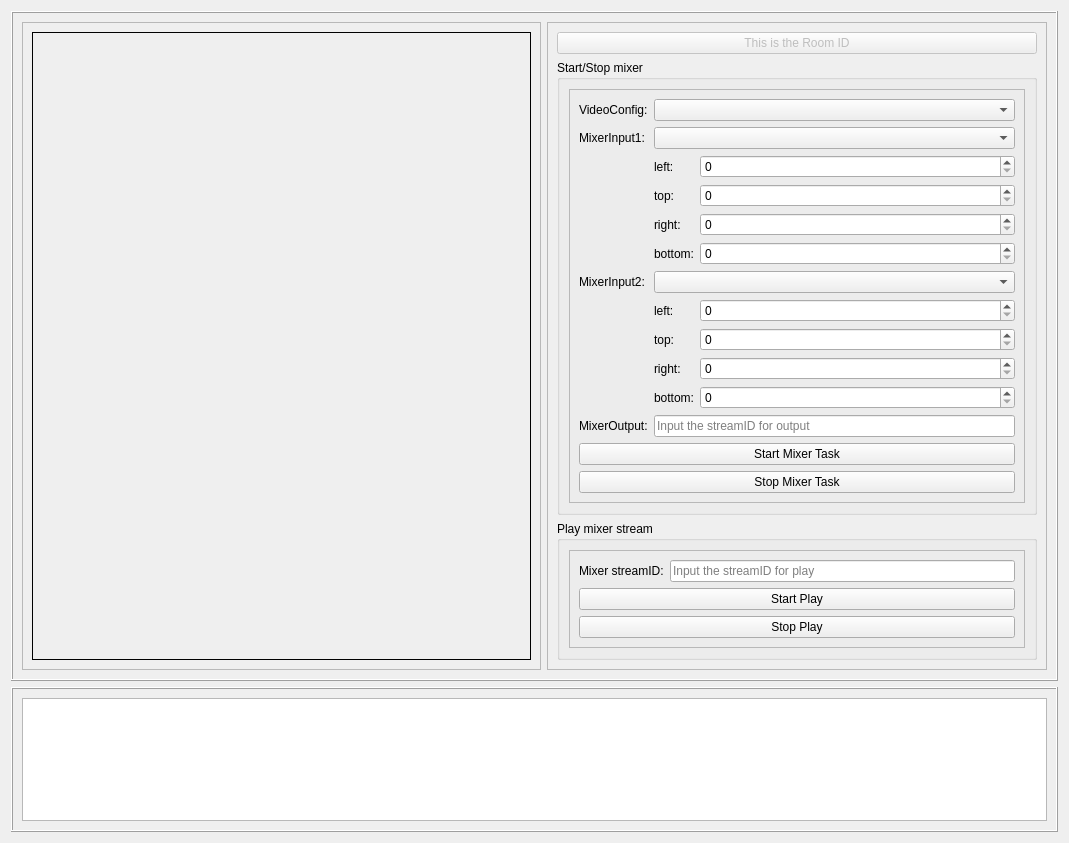
<?xml version="1.0" encoding="UTF-8"?>
<ui version="4.0">
 <class>ZegoMixerDemo</class>
 <widget class="QWidget" name="ZegoMixerDemo">
  <property name="geometry">
   <rect>
    <x>0</x>
    <y>0</y>
    <width>1069</width>
    <height>843</height>
   </rect>
  </property>
  <property name="windowTitle">
   <string>Form</string>
  </property>
  <layout class="QVBoxLayout" name="verticalLayout_3" stretch="3,1">
   <item>
    <widget class="QFrame" name="frame">
     <property name="frameShape">
      <enum>QFrame::Box</enum>
     </property>
     <property name="frameShadow">
      <enum>QFrame::Raised</enum>
     </property>
     <layout class="QHBoxLayout" name="horizontalLayout" stretch="0,1">
      <item>
       <widget class="QFrame" name="frame_6">
        <property name="frameShape">
         <enum>QFrame::StyledPanel</enum>
        </property>
        <property name="frameShadow">
         <enum>QFrame::Raised</enum>
        </property>
        <layout class="QVBoxLayout" name="verticalLayout_6">
         <item>
          <widget class="QFrame" name="frame_mixer_video">
           <property name="sizePolicy">
            <sizepolicy hsizetype="Preferred" vsizetype="Expanding">
             <horstretch>0</horstretch>
             <verstretch>0</verstretch>
            </sizepolicy>
           </property>
           <property name="frameShape">
            <enum>QFrame::Box</enum>
           </property>
          </widget>
         </item>
        </layout>
       </widget>
      </item>
      <item>
       <widget class="QFrame" name="frame_2">
        <property name="maximumSize">
         <size>
          <width>500</width>
          <height>16777215</height>
         </size>
        </property>
        <property name="frameShape">
         <enum>QFrame::StyledPanel</enum>
        </property>
        <property name="frameShadow">
         <enum>QFrame::Raised</enum>
        </property>
        <layout class="QVBoxLayout" name="verticalLayout" stretch="0,0,0,1">
         <item>
          <widget class="QPushButton" name="pushButton_mixer_title">
           <property name="enabled">
            <bool>false</bool>
           </property>
           <property name="text">
            <string>This is the Room ID</string>
           </property>
          </widget>
         </item>
         <item>
          <widget class="QGroupBox" name="groupBox">
           <property name="title">
            <string>Start/Stop mixer</string>
           </property>
           <layout class="QHBoxLayout" name="horizontalLayout_2">
            <item>
             <widget class="QFrame" name="frame_3">
              <property name="frameShape">
               <enum>QFrame::StyledPanel</enum>
              </property>
              <property name="frameShadow">
               <enum>QFrame::Raised</enum>
              </property>
              <layout class="QFormLayout" name="formLayout_3">
               <item row="1" column="0">
                <widget class="QLabel" name="label_4">
                 <property name="text">
                  <string>MixerInput1:</string>
                 </property>
                </widget>
               </item>
               <item row="1" column="1">
                <widget class="QComboBox" name="comboBox_input_streamID1"/>
               </item>
               <item row="2" column="1">
                <layout class="QFormLayout" name="formLayout">
                 <item row="0" column="0">
                  <widget class="QLabel" name="label">
                   <property name="text">
                    <string>left:</string>
                   </property>
                  </widget>
                 </item>
                 <item row="0" column="1">
                  <widget class="QSpinBox" name="spinBox_input_left1">
                   <property name="maximum">
                    <number>10000</number>
                   </property>
                  </widget>
                 </item>
                 <item row="1" column="0">
                  <widget class="QLabel" name="label_2">
                   <property name="text">
                    <string>top:</string>
                   </property>
                  </widget>
                 </item>
                 <item row="1" column="1">
                  <widget class="QSpinBox" name="spinBox_input_top1">
                   <property name="maximum">
                    <number>10000</number>
                   </property>
                  </widget>
                 </item>
                 <item row="2" column="0">
                  <widget class="QLabel" name="label_3">
                   <property name="text">
                    <string>right:</string>
                   </property>
                  </widget>
                 </item>
                 <item row="2" column="1">
                  <widget class="QSpinBox" name="spinBox_input_right1">
                   <property name="maximum">
                    <number>10000</number>
                   </property>
                  </widget>
                 </item>
                 <item row="3" column="0">
                  <widget class="QLabel" name="label_6">
                   <property name="text">
                    <string>bottom:</string>
                   </property>
                  </widget>
                 </item>
                 <item row="3" column="1">
                  <widget class="QSpinBox" name="spinBox_input_bottom1">
                   <property name="maximum">
                    <number>10000</number>
                   </property>
                  </widget>
                 </item>
                </layout>
               </item>
               <item row="3" column="0">
                <widget class="QLabel" name="label_11">
                 <property name="text">
                  <string>MixerInput2:</string>
                 </property>
                </widget>
               </item>
               <item row="3" column="1">
                <widget class="QComboBox" name="comboBox_input_streamID2"/>
               </item>
               <item row="6" column="1">
                <layout class="QFormLayout" name="formLayout_2">
                 <item row="0" column="0">
                  <widget class="QLabel" name="label_5">
                   <property name="text">
                    <string>left:</string>
                   </property>
                  </widget>
                 </item>
                 <item row="0" column="1">
                  <widget class="QSpinBox" name="spinBox_input_left2">
                   <property name="maximum">
                    <number>10000</number>
                   </property>
                  </widget>
                 </item>
                 <item row="1" column="0">
                  <widget class="QLabel" name="label_7">
                   <property name="text">
                    <string>top:</string>
                   </property>
                  </widget>
                 </item>
                 <item row="1" column="1">
                  <widget class="QSpinBox" name="spinBox_input_top2">
                   <property name="maximum">
                    <number>10000</number>
                   </property>
                  </widget>
                 </item>
                 <item row="2" column="0">
                  <widget class="QLabel" name="label_8">
                   <property name="text">
                    <string>right:</string>
                   </property>
                  </widget>
                 </item>
                 <item row="2" column="1">
                  <widget class="QSpinBox" name="spinBox_input_right2">
                   <property name="maximum">
                    <number>10000</number>
                   </property>
                  </widget>
                 </item>
                 <item row="3" column="0">
                  <widget class="QLabel" name="label_9">
                   <property name="text">
                    <string>bottom:</string>
                   </property>
                  </widget>
                 </item>
                 <item row="3" column="1">
                  <widget class="QSpinBox" name="spinBox_input_bottom2">
                   <property name="maximum">
                    <number>10000</number>
                   </property>
                  </widget>
                 </item>
                </layout>
               </item>
               <item row="9" column="0">
                <widget class="QLabel" name="label_10">
                 <property name="text">
                  <string>MixerOutput:</string>
                 </property>
                </widget>
               </item>
               <item row="9" column="1">
                <layout class="QHBoxLayout" name="horizontalLayout_4">
                 <item>
                  <widget class="QLineEdit" name="lineEdit_output_streamID">
                   <property name="placeholderText">
                    <string>Input the streamID for output</string>
                   </property>
                  </widget>
                 </item>
                </layout>
               </item>
               <item row="10" column="0" colspan="2">
                <widget class="QPushButton" name="pushButton_start_mixer_task">
                 <property name="text">
                  <string>Start Mixer Task</string>
                 </property>
                </widget>
               </item>
               <item row="11" column="0" colspan="2">
                <widget class="QPushButton" name="pushButton_stop_mixer_task">
                 <property name="text">
                  <string>Stop Mixer Task</string>
                 </property>
                </widget>
               </item>
               <item row="0" column="0">
                <widget class="QLabel" name="label_13">
                 <property name="text">
                  <string>VideoConfig:</string>
                 </property>
                </widget>
               </item>
               <item row="0" column="1">
                <widget class="QComboBox" name="comboBox_mixerVideoConfig"/>
               </item>
              </layout>
             </widget>
            </item>
           </layout>
          </widget>
         </item>
         <item>
          <widget class="QGroupBox" name="groupBox_2">
           <property name="title">
            <string>Play mixer stream</string>
           </property>
           <layout class="QHBoxLayout" name="horizontalLayout_3">
            <item>
             <widget class="QFrame" name="frame_4">
              <property name="frameShape">
               <enum>QFrame::StyledPanel</enum>
              </property>
              <property name="frameShadow">
               <enum>QFrame::Raised</enum>
              </property>
              <layout class="QFormLayout" name="formLayout_4">
               <item row="1" column="0">
                <widget class="QLabel" name="label_12">
                 <property name="text">
                  <string>Mixer streamID:</string>
                 </property>
                </widget>
               </item>
               <item row="1" column="1">
                <widget class="QLineEdit" name="lineEdit_streamID_to_play">
                 <property name="placeholderText">
                  <string>Input the streamID for play</string>
                 </property>
                </widget>
               </item>
               <item row="3" column="0" colspan="2">
                <widget class="QPushButton" name="pushButton_stop_play">
                 <property name="text">
                  <string>Stop Play</string>
                 </property>
                </widget>
               </item>
               <item row="2" column="0" colspan="2">
                <widget class="QPushButton" name="pushButton_start_play">
                 <property name="text">
                  <string>Start Play</string>
                 </property>
                </widget>
               </item>
              </layout>
             </widget>
            </item>
           </layout>
          </widget>
         </item>
         <item>
          <spacer name="verticalSpacer">
           <property name="orientation">
            <enum>Qt::Vertical</enum>
           </property>
           <property name="sizeHint" stdset="0">
            <size>
             <width>20</width>
             <height>40</height>
            </size>
           </property>
          </spacer>
         </item>
        </layout>
       </widget>
      </item>
     </layout>
    </widget>
   </item>
   <item>
    <widget class="QFrame" name="frame_5">
     <property name="sizePolicy">
      <sizepolicy hsizetype="Preferred" vsizetype="Preferred">
       <horstretch>0</horstretch>
       <verstretch>0</verstretch>
      </sizepolicy>
     </property>
     <property name="minimumSize">
      <size>
       <width>300</width>
       <height>0</height>
      </size>
     </property>
     <property name="maximumSize">
      <size>
       <width>16777215</width>
       <height>16777215</height>
      </size>
     </property>
     <property name="frameShape">
      <enum>QFrame::Box</enum>
     </property>
     <property name="frameShadow">
      <enum>QFrame::Raised</enum>
     </property>
     <layout class="QVBoxLayout" name="verticalLayout_2">
      <item>
       <widget class="QTextEdit" name="textEdit_log">
        <property name="html">
         <string>&lt;!DOCTYPE HTML PUBLIC &quot;-//W3C//DTD HTML 4.0//EN&quot; &quot;http://www.w3.org/TR/REC-html40/strict.dtd&quot;&gt;
&lt;html&gt;&lt;head&gt;&lt;meta name=&quot;qrichtext&quot; content=&quot;1&quot; /&gt;&lt;style type=&quot;text/css&quot;&gt;
p, li { white-space: pre-wrap; }
&lt;/style&gt;&lt;/head&gt;&lt;body style=&quot; font-family:'SimSun'; font-size:9pt; font-weight:400; font-style:normal;&quot;&gt;
&lt;p style=&quot;-qt-paragraph-type:empty; margin-top:0px; margin-bottom:0px; margin-left:0px; margin-right:0px; -qt-block-indent:0; text-indent:0px;&quot;&gt;&lt;br /&gt;&lt;/p&gt;&lt;/body&gt;&lt;/html&gt;</string>
        </property>
       </widget>
      </item>
     </layout>
    </widget>
   </item>
  </layout>
 </widget>
 <resources/>
 <connections/>
</ui>
